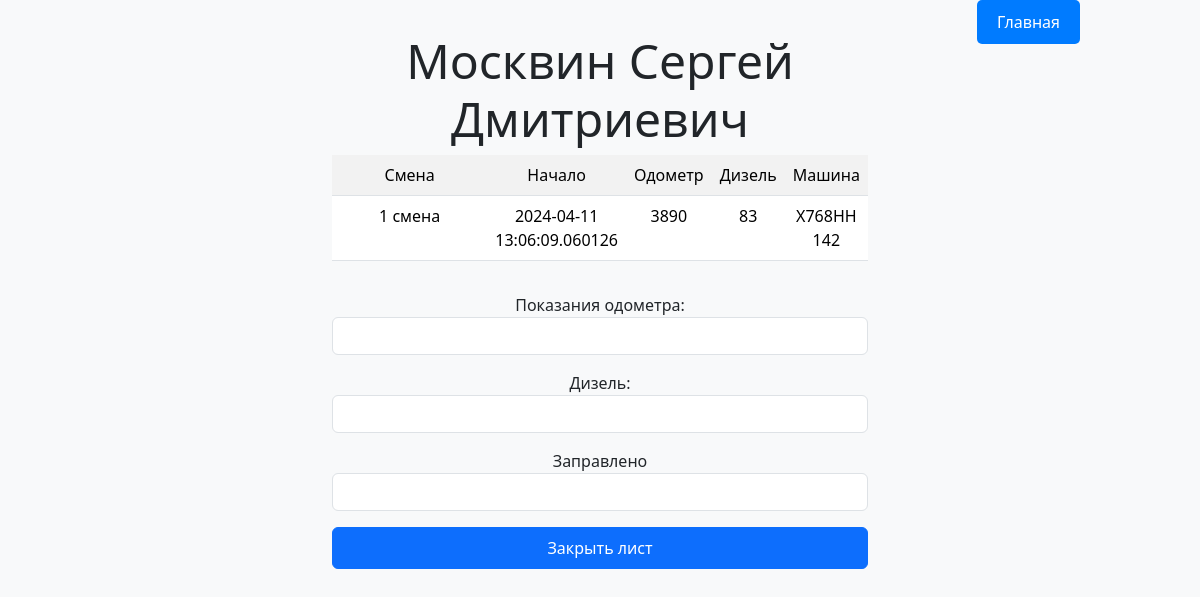
The app's page /close/1 with its own data.
### models.py (models this page shows, shortened)
class Workers(db.Model):
    __tablename__ = "Workers"
    id = db.Column(db.Integer, primary_key=True, autoincrement=True)
    last_name = db.Column(db.String(300), nullable=False)
    first_name = db.Column(db.String(300), nullable=False)
    surname = db.Column(db.String(300), nullable=False)
    tabel = db.Column(db.String(300), nullable=False)
    snils = db.Column(db.String(300), nullable=False)
    license_number = db.Column(db.String(300), nullable=False)
    license_date = db.Column(db.DateTime, nullable=False)
    key = db.Column(db.String(300), nullable=False)

class Shifts(db.Model):
    __tablename__ = "Shifts"
    id = db.Column(db.Integer, primary_key=True, autoincrement=True)
    type = db.Column(db.String(300), nullable=False)
    date_started = db.Column(db.DateTime, default=datetime.utcnow)
    date_ended = db.Column(db.DateTime,  nullable=True, default=None)
    odometer_start = db.Column(db.Integer, nullable=False)
    diesel_start = db.Column(db.Integer, nullable=False)
    odometer_end = db.Column(db.Integer, nullable=True, default=None)
    diesel_end = db.Column(db.Integer, nullable=True, default=None)
    refill = db.Column(db.Integer, nullable=True, default=None)
    employer_id = db.Column(db.Integer, db.ForeignKey('Workers.id'))
    vehicle_id = db.Column(db.Integer, db.ForeignKey('Vehicles.id'))

class Vehicles(db.Model):
    __tablename__ = "Vehicles"
    id = db.Column(db.Integer, primary_key=True, autoincrement=True)
    model = db.Column(db.String(300), nullable=False)
    plate = db.Column(db.String(300), nullable=False)

### routes.py (the view)
@app.route('/close/<int:id>', methods=['POST', 'GET'])
def close_shift(id):
    shift = Shifts.query.get(id)
    worker = Workers.query.get(shift.employer_id)
    car = Vehicles.query.get(shift.vehicle_id)
    if request.method == "POST":
        try:
            shift.odometer_end = request.form['odometer']
            shift.diesel_end = request.form['fuel']
            shift.refill = request.form['refill']
            shift.date_ended = datetime.now()
            db.session.commit()
        except Exception as e:
            print("Ошибка:", str(e))
        return redirect(url_for("enter"))
    else:
        return render_template('close_shift.html', shift=shift, worker=worker, car=car)

### templates/close_shift.html (shortened to what this page needs)
{% extends 'base.html' %}
{% block body %}
<div class="cover-container d-flex w-100 h-100 p-3 mx-auto flex-column justify-content-center">
    <h1 class="display-5">{{ worker.last_name }} {{ worker.first_name }} {{ worker.surname }}</h1>
    <div class="mb-3">
        <table class="table table-Secondary table-striped">
            <tr class="table table-Secondary table-striped">
                <td class="table table-Secondary table-striped">Смена</td>
                <td class="table table-Secondary table-striped">Начало</td>
                <td class="table table-Secondary table-striped">Одометр</td>
                <td class="table table-Secondary table-striped">Дизель</td>
                <td class="table table-Secondary table-striped">Машина</td>
            </tr>
            <tr class="table table-Secondary table-striped">
                <td class="table table-Secondary table-striped">{{ shift.type }}</td>
                <td class="table table-Secondary table-striped">{{ shift.date_started }}</td>
                <td class="table table-Secondary table-striped">{{ shift.odometer_start }}</td>
                <td class="table table-Secondary table-striped">{{ shift.diesel_start }}</td>
                <td class="table table-Secondary table-striped">{{ car.plate }}</td>
            </tr>
        </table>
    </div>
    <div class="mb-3">
        <form method="POST" action="/close/{{ shift.id }}" id="closeForm">
            <div class="mb-3">
                <label for="odometer">Показания одометра:</label>
                <input type="text" class="form-control InputPole" id="odometer" name="odometer">
            </div>
            <div class="mb-3">
                <label for="fuel">Дизель:</label>
                <input type="text" class="form-control InputPole" id="fuel" name="fuel">
            </div>
            <div class="mb-3">
                <label for="refill">Заправлено</label>
                <input type="text" class="form-control InputPole" id="refill" name="refill">
            </div>
            <div class="mb-3">
                <input class="btn btn-primary w-100 py-2" type="submit" value="Закрыть лист">
            </div>
        </form>
    </div>
</div>
{% endblock %}

### records on screen
Workers: last_name "Москвин", first_name "Сергей", surname "Дмитриевич"
Shifts: type "1 смена", date_started "2024-04-11 13:06:09.060126", odometer_start "3890", diesel_start "83"
Vehicles: plate "Х768НН 142"
